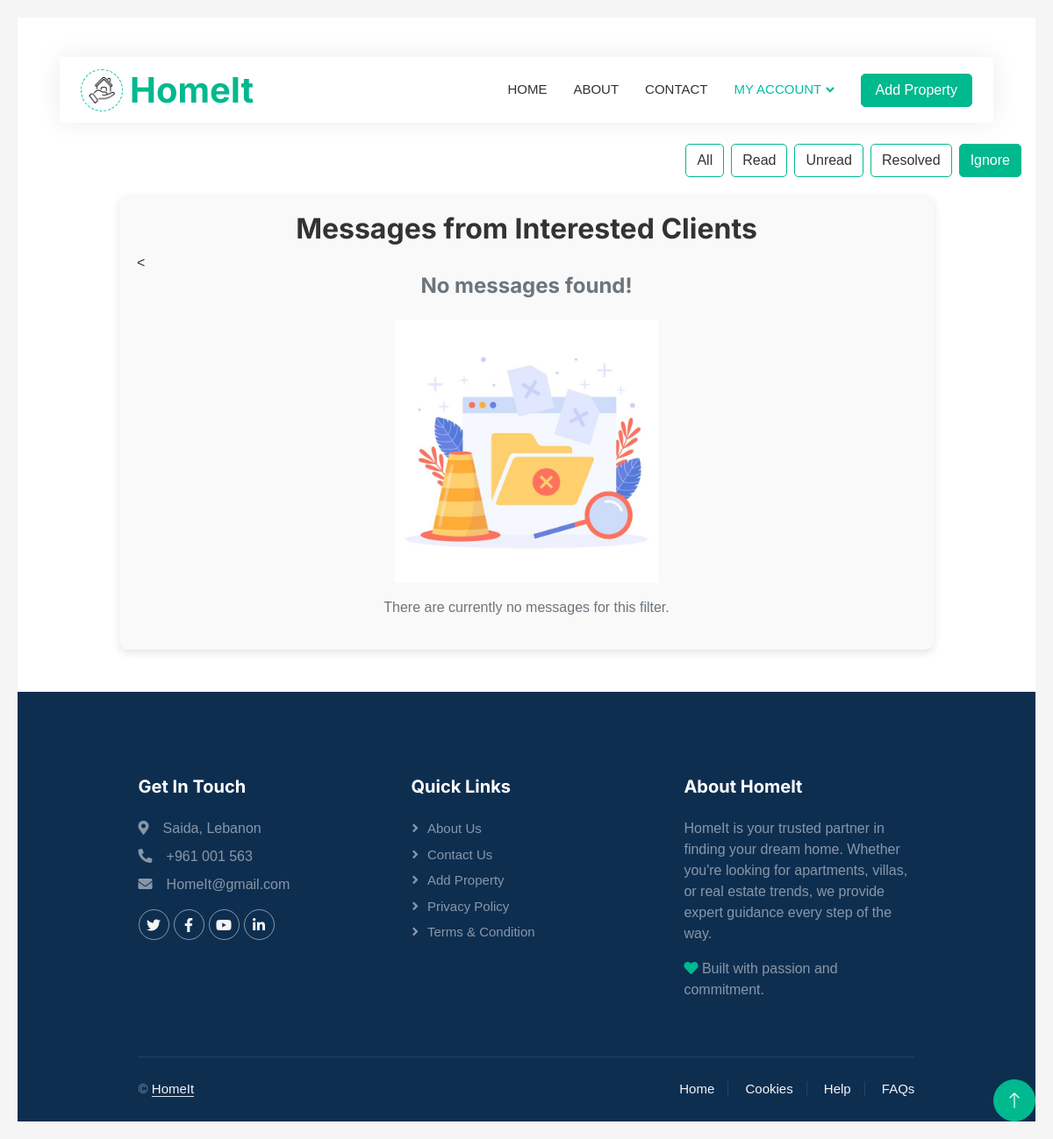
Page /backend/messages.php?filter=ignore (signed in) on the earlier database version.
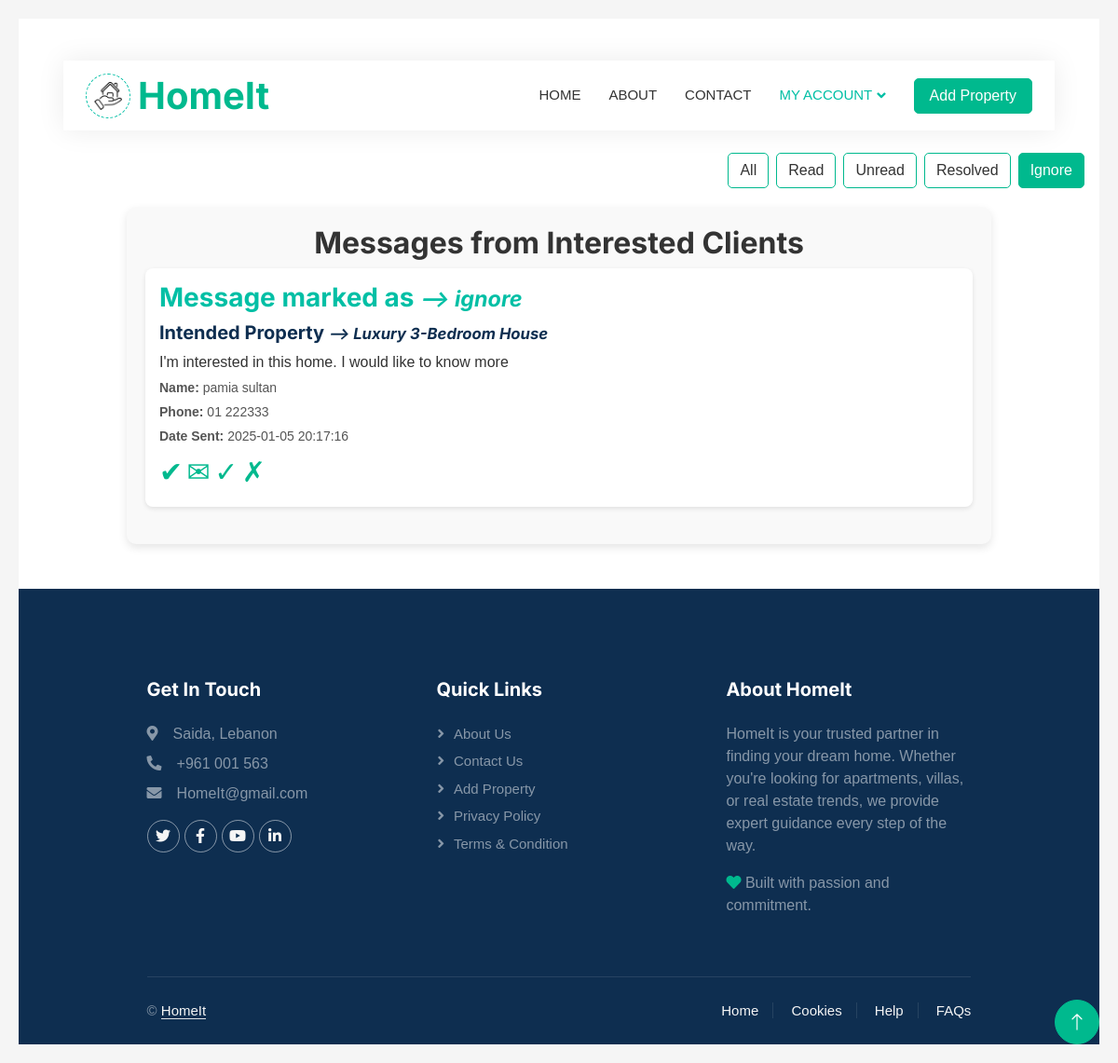
Same page on the later database version.
### tables this page shows
CREATE TABLE `messages` (
  `message_id` int(11) NOT NULL,
  `user_id` int(11) NOT NULL,
  `property_id` int(11) NOT NULL,
  `status` enum('unread','read','resolved','ignore') NOT NULL DEFAULT 'unread',
  `client_name` varchar(30) NOT NULL,
  `client_phone` varchar(10) NOT NULL,
  `client_email` varchar(50) NOT NULL,
  `client_message` text NOT NULL,
  `date_sent` timestamp NOT NULL DEFAULT current_timestamp() ON UPDATE current_timestamp()
);

CREATE TABLE `properties` (
  `property_id` int(11) NOT NULL,
  `user_id` int(11) NOT NULL,
  `type_id` int(11) NOT NULL,
  `city_id` int(11) NOT NULL,
  `status` enum('available','rented','sold') NOT NULL DEFAULT 'available',
  `title` varchar(50) NOT NULL,
  `description` text NOT NULL,
  `price` decimal(10,0) NOT NULL,
  `address` varchar(100) NOT NULL,
  `bedrooms` int(11) NOT NULL,
  `bathrooms` int(11) NOT NULL,
  `sqft` int(11) NOT NULL,
  `created_at` timestamp NOT NULL DEFAULT current_timestamp(),
  `updated_at` timestamp NOT NULL DEFAULT current_timestamp(),
  `main_image` varchar(200) NOT NULL,
  `purpose` enum('for rent','for sell') NOT NULL
);

### backend/messages.php (the view, shortened to what the changed rows need)
<?php
    @include '../inc/connection.php';
    $user_id = $_SESSION['user_id'];
    $status_filter = isset($_GET['filter']) ? $_GET['filter'] : 'all';
    $status_condition = "";
    if ($status_filter === 'read') {
        $status_condition = "AND status='read'";
    } elseif ($status_filter === 'unread') {
        $status_condition = "AND status='unread'";
    } elseif ($status_filter === 'resolved') {
        $status_condition = "AND status='resolved'";
    } elseif ($status_filter === 'ignore') {
        $status_condition = "AND status='ignore'";
    }
    $sql = "SELECT * FROM messages WHERE user_id='$user_id' $status_condition";
    $messages = $con->query($sql);
?>
<!DOCTYPE html>
<html lang="en">
<head>
    <link href="https://cdnjs.cloudflare.com/ajax/libs/font-awesome/5.10.0/css/all.min.css" rel="stylesheet">
    <link href="https://cdn.jsdelivr.net/npm/bootstrap-icons@1.4.1/font/bootstrap-icons.css" rel="stylesheet">
    <link href="../css/bootstrap.min.css" rel="stylesheet">
    <link href="../css/style.css" rel="stylesheet">
    <link href="../css/style3.css" rel="stylesheet">
</head>
<body>
<div class="container-xxl bg-white p-0">
    <div class="container-fluid nav-bar bg-transparent">
        <nav class="navbar navbar-expand-lg bg-white navbar-light py-0 px-4">
            <a href="backend_index.php" class="navbar-brand d-flex align-items-center text-center">
                <h1 class="m-0 text-primary">HomeIt</h1>
            </a>
        </nav>
    </div>
    <br>
    <div class="d-flex justify-content-end mb-3">
        <ul class="nav nav-pills">
        </ul>
    </div>
    <div class="messages-container">
        <h2>Messages from Interested Clients</h2>
        <?php if (mysqli_num_rows($messages) == 0): ?>
            <<div class="text-center">
                <h4 class="text-muted">No messages found!</h4>
                <img src="../img/no_property.jpg" alt="No Messages" class="img-fluid my-3" style="max-width: 300px;">
                <p class="text-muted">There are currently no messages for this filter.</p>
            </div>
        <?php else: ?>
            <?php while ($msg_row = mysqli_fetch_assoc($messages)): ?>
                <div class="message-card">
                    <h3>Message marked as <span style="font-size: smaller;"><i>--> <?= htmlspecialchars($msg_row['status']) ?></i></span></h3>
                    <?php
                        $query="select title from properties where property_id=".$msg_row['property_id'];
                        $result = mysqli_query($con, $query);
                        $property = mysqli_fetch_assoc($result);
                        $title = $property ? $property['title'] : 'Unknown Property';
                    ?>
                    <h5>Intended Property <span style="font-size: smaller;"><i>--> <?= $title?></i></span></h5>
                    <p><?= htmlspecialchars($msg_row['client_message']) ?></p>
                    <div class="client-details">
                        <p><strong>Name:</strong> <?= htmlspecialchars($msg_row['client_name']) ?></p>
                        <p><strong>Phone:</strong> <?= htmlspecialchars($msg_row['client_phone']) ?></p>
                        <p><strong>Date Sent:</strong> <?= htmlspecialchars($msg_row['date_sent']) ?></p>
                    </div>
                    <div class="message-actions">
                        <a href="markMessage.php?id=<?= $msg_row['message_id'] ?>&action=read" title="Mark as Read" class="message-icon" style="font-size: 30px;">✔</a>
                        <a href="markMessage.php?id=<?= $msg_row['message_id'] ?>&action=unread" title="Mark as Unread" class="message-icon" style="font-size: 30px;">✉</a>
                        <a href="markMessage.php?id=<?= $msg_row['message_id'] ?>&action=resolved" title="Mark as Resolved" class="message-icon" style="font-size: 30px;">✓</a>
                        <a href="markMessage.php?id=<?= $msg_row['message_id'] ?>&action=ignore" title="Ignore Message" class="message-icon" style="font-size: 30px;">✗</a>
                    </div>
                </div>
            <?php endwhile; ?>
        <?php endif; ?>
    </div>
    <div class="container-fluid bg-dark text-white-50 footer pt-5 mt-5">
            <div class="container py-5">
            </div>
            <div class="container">
            </div>
        </div>
    <a href="#" class="btn btn-lg btn-primary btn-lg-square back-to-top"><i class="bi bi-arrow-up"></i></a>
</div>
</body>
</html>

Differences in the rows shown:
now on this page (row edited): messages: status "ignore", property.title "Luxury 3-Bedroom House", client_message "I'm interested in this home. I would like to know more", client_name "pamia sultan", client_phone "01 222333", date_sent "2025-01-05 20:17:16"
Other differences:
text no longer shown: "< No messages found! There are currently no messages for this filter."
